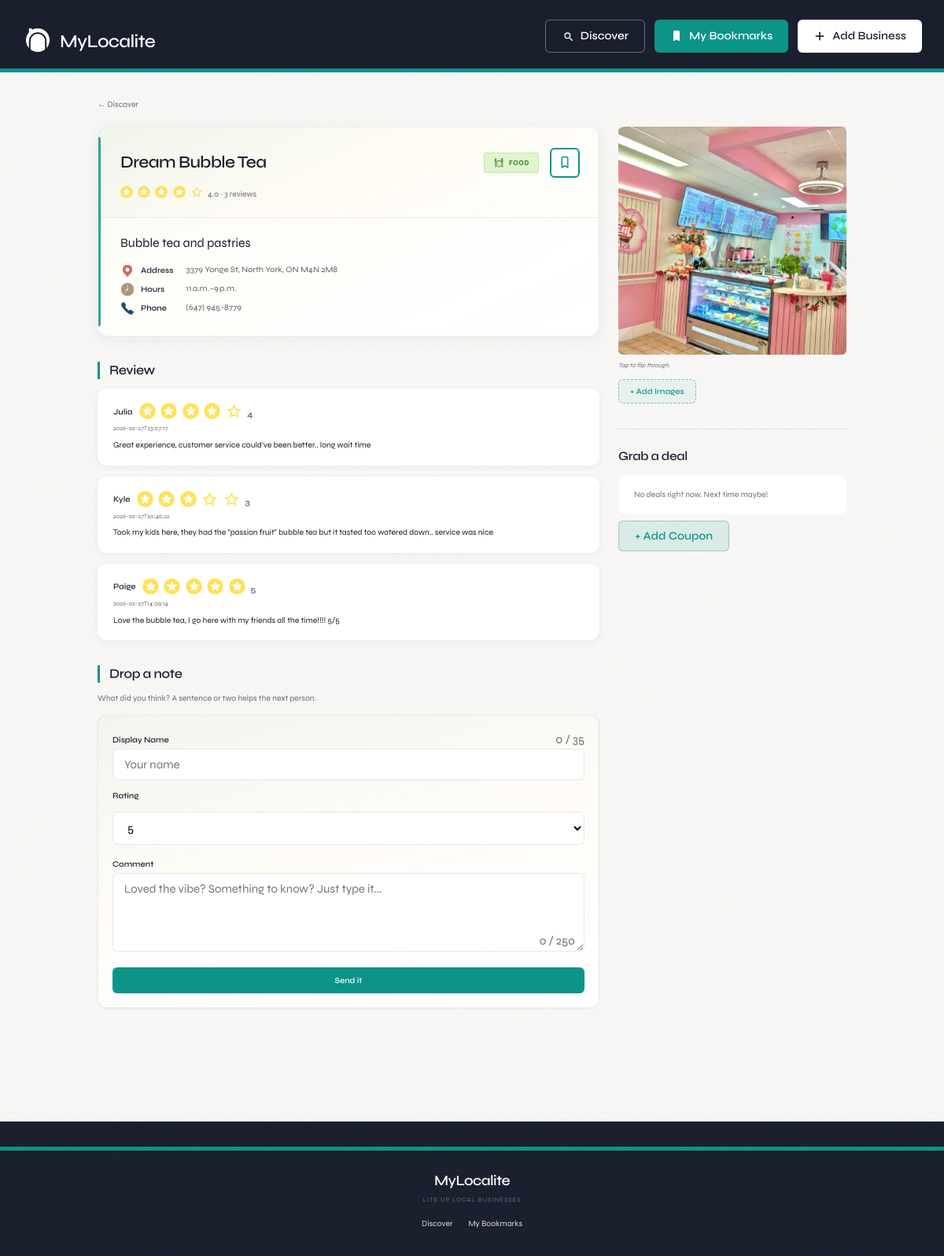
Page /business/13 on the committed database.
### tables this page shows
CREATE TABLE business (
        id INTEGER PRIMARY KEY AUTOINCREMENT,
        name TEXT,
        category TEXT,
        description TEXT,
        address TEXT,
        hours TEXT,
        phone TEXT
    );

CREATE TABLE review (
        id INTEGER PRIMARY KEY AUTOINCREMENT,
        business_id INTEGER,
        username TEXT,
        rating INTEGER,
        comment TEXT,
        created_at TEXT,
        is_flagged INTEGER
    );

### app.py (the view)
@app.route("/business/<int:business_id>")
def business_detail(business_id):
    business = fetch_business_by_id(business_id)
    if business is None:
        return "Business not found", 404
    deals = fetch_active_deals_for_business(business_id)
    reviews = fetch_reviews_for_business(business_id)
    owner_id = get_bookmark_owner_id()
    bookmarked = is_bookmarked(owner_id, business_id)
    photos = fetch_photos_for_business(business_id)
    return render_template(
        "business.html",
        business=business,
        deals=deals,
        reviews=reviews,
        bookmarked=bookmarked,
        photos=photos,
    )

### app.py (called while the page is built)
def get_conn():
    conn = sqlite3.connect(DB_PATH, timeout=DB_TIMEOUT)
    conn.execute("PRAGMA journal_mode=WAL")
    return conn

def get_bookmark_owner_id() -> str:
    if "bookmark_owner_id" not in session:
        session["bookmark_owner_id"] = str(uuid.uuid4())
    return session["bookmark_owner_id"]

def fetch_business_by_id(business_id: int):
    conn = get_conn()
    conn.row_factory = sqlite3.Row
    cur = conn.cursor()
    cur.execute("""
        SELECT b.*,
               IFNULL(AVG(r.rating), 0) AS avg_rating,
               COUNT(r.id) AS review_count
        FROM business b
        LEFT JOIN review r ON r.business_id = b.id
        WHERE b.id = ?
        GROUP BY b.id
    """, (business_id,))
    row = cur.fetchone()
    conn.close()
    return row

def fetch_active_deals_for_business(business_id: int):
    conn = get_conn()
    conn.row_factory = sqlite3.Row
    cur = conn.cursor()
    cur.execute("""
        SELECT *
        FROM deal
        WHERE business_id = ?
          AND is_active = 1
        ORDER BY expires_at ASC
    """, (business_id,))
    rows = cur.fetchall()
    conn.close()
    return rows

def fetch_reviews_for_business(business_id: int):
    conn = get_conn()
    conn.row_factory = sqlite3.Row
    cur = conn.cursor()
    cur.execute("""
        SELECT *
        FROM review
        WHERE business_id = ?
        ORDER BY created_at DESC
    """, (business_id,))
    rows = cur.fetchall()
    conn.close()
    return rows

def fetch_photos_for_business(business_id: int):
    conn = get_conn()
    cur = conn.cursor()
    cur.execute(
        "SELECT filename FROM business_photo WHERE business_id = ? ORDER BY id ASC",
        (business_id,),
    )
    rows = cur.fetchall()
    conn.close()
    return [{"url": url_for("static", filename=f"uploads/{r[0]}")} for r in rows]

def is_bookmarked(owner_id: str, business_id: int) -> bool:
    conn = get_conn()
    cur = conn.cursor()
    cur.execute("""
        SELECT 1 FROM bookmark
        WHERE username = ? AND business_id = ?
        LIMIT 1
    """, (owner_id, business_id))
    row = cur.fetchone()
    conn.close()
    return row is not None

### templates/business.html (shortened to what this page needs)
{% extends "base.html" %}
{% block content %}
<a href="{{ url_for('discover') }}" class="back-link">← Discover</a>
{% set hero_photos = photos|default([]) %}
<div class="business-detail business-detail--{{ business['category']|lower }}">
    <div class="business-layout">
        <div class="business-main">
            <div class="business-hero">
            <header class="business-header">
                <div class="business-header-top">
                    <h1 class="business-title">{{ business["name"] }}</h1>
                    <span class="pill pill--{{ business['category']|lower }}">
                        <img class="pill-icon" src="{{ url_for('static', filename='media/' ~ (business['category']|lower) ~ '.svg') }}" alt="" aria-hidden="true">
                        <span class="pill-text">{{ business["category"] }}</span>
                    </span>
                    <div class="business-header-bookmark">
                        <form method="POST" action="/bookmark/toggle" style="display:inline; margin:0;">
                            <button type="submit" class="icon-btn {{ 'saved' if bookmarked else '' }}" title="{{ 'Saved' if bookmarked else 'Save' }}" aria-label="{{ 'Saved' if bookmarked else 'Save' }}" aria-pressed="{{ 'true' if bookmarked else 'false' }}">
                                <img class="bookmark-icon" src="{{ url_for('static', filename='media/bookmark-filled.svg') if bookmarked else url_for('static', filename='media/bookmark.svg') }}" alt="" aria-hidden="true">
                            </button>
                        </form>
                    </div>
                </div>
                <p class="business-rating">
                    {% set filled = (business['avg_rating']|round(0)) %}
                    {% for i in range(5) %}
                        <img class="icon-star" src="{{ url_for('static', filename='media/star-2.png' if i < filled else 'media/star-1.png') }}" alt="">
                    {% endfor %}
                    {{ "%.1f"|format(business["avg_rating"]) }} · {{ business["review_count"] }} reviews
                </p>
            </header>
            <div class="business-info">
        <p class="business-desc">{{ business["description"] }}</p>
        <dl class="business-contact">
            <dt><img class="business-contact-icon" alt=""> Address</dt><dd>{{ business["address"] }}</dd>
            <dt><img class="business-contact-icon" alt=""> Hours</dt><dd>{{ business["hours"] }}</dd>
            <dt><img class="business-contact-icon" alt="phone"> Phone</dt><dd>{{ business["phone"] }}</dd>
        </dl>
    </div>
            </div>
    <section class="business-section business-section--reviews">
        <h2 class="business-section-title business-section-title--reviews">Review</h2>
        {% if reviews|length == 0 %}
        <p class="business-empty">Nobody’s written anything yet. You could be first!</p>
        {% else %}
        <ul class="review-list">
            {% for r in reviews %}
            <li class="review-item">
                <div class="review-item-head">
                    <strong>{{ r["username"] }}</strong>
                    <span class="review-item-rating">
                        {% set review_filled = (r['rating']|round(0)) %}
                        {% for i in range(5) %}
                            <img class="icon-star" src="{{ url_for('static', filename='media/star-2.png' if i < review_filled else 'media/star-1.png') }}" alt="">
                        {% endfor %}
                        {{ r["rating"] }}
                    </span>
                </div>
                <time class="review-item-time">{{ r["created_at"] }}</time>
                <p class="review-item-comment">{{ r["comment"] }}</p>
            </li>
            {% endfor %}
        </ul>
        {% endif %}
    </section>
    <section class="business-section business-section--review-form">
        <h2 class="business-section-title business-section-title--form">Drop a note</h2>
        <p class="business-section-kicker">What did you think? A sentence or two helps the next person.</p>
        <div class="form-card form-card--compact form-card--review">
            <form id="reviewForm" class="review-form">
                <div class="form-field-with-count">
                    <label for="username">Display Name</label>
                    <span id="usernameCharCount" class="char-count char-count--inline" aria-live="polite">0 / 35</span>
                    <input id="username" type="text" name="username" class="input" placeholder="Your name" maxlength="35">
                </div>
                <label for="rating">Rating</label>
                <select id="rating" name="rating" class="select">
                    <option value="5">5</option>
                </select>
                <div class="form-field-with-count form-field-with-count--textarea">
                    <label for="comment">Comment</label>
                    <textarea id="comment" name="comment" class="textarea" rows="3" placeholder="Loved the vibe? Something to know? Just type it..." maxlength="250"></textarea>
                    <span id="commentCharCount" class="char-count char-count--bottom-right" aria-live="polite">0 / 250</span>
                </div>
                <button type="submit" class="btn btn-warm">Send it</button>
            </form>
        </div>
    </section>
        </div>
        <aside class="business-side">
            <div class="business-media">
                {% if hero_photos|length > 0 %}
                <button type="button" class="business-media-img" id="heroImageBtn" data-open-gallery="0" aria-label="View image gallery">
                    <img src="{{ hero_photos[0]['url'] }}" alt="Photo of {{ business['name'] }}" loading="lazy">
                </button>
                <p class="business-media-hint">Tap to flip through.</p>
                <button type="button" class="btn btn-add-image" id="addImageBtn" aria-label="Add images (up to 5)">+ Add Images</button>
                {% else %}
                <div class="business-media-placeholder">
                    <p class="business-media-placeholder-text">No pics yet. Got one? Add it here.</p>
                    <button type="button" class="btn btn-add-image" id="addImageBtn" aria-label="Add images (up to 5)">+ Add a photo</button>
                </div>
                {% endif %}
            </div>
            <section class="business-section business-section--deals">
                <h2 class="business-section-title business-section-title--deals">Grab a deal</h2>
                {% if deals|length == 0 %}
                <p class="business-empty business-empty--deals">No deals right now. Next time maybe!</p>
                {% endif %}
                <button type="button" class="btn btn-view btn-add-coupon" id="addCouponBtn" style="margin-top: 8px;">+ Add Coupon</button>
            </section>
        </aside>
    </div>
</div>
{% endblock %}

### rows in the picture
business: name "Dream Bubble Tea", category "FOOD", description "Bubble tea and pastries", address "3379 Yonge St, North York, ON M4N 2M8", hours "11 a.m.–9 p.m.", phone "(647) 945-8779"
review: username "Julia", rating "4", created_at "2026-02-27T23:07:17", comment "Great experience, customer service could've been better.. long wait time"
review: username "Kyle", rating "3", created_at "2026-02-27T20:46:22", comment "Took my kids here, they had the \"passion fruit\" bubble tea but it tasted too watered down.. service was nice"
review: username "Paige", rating "5", created_at "2026-02-27T14:09:14", comment "Love the bubble tea, I go here with my friends all the time!!!! 5/5"

### other values in the picture
{{ "%.1f"|format(business["avg_rating"]) }} "4.0"
{{ business["review_count"] }} "3"
